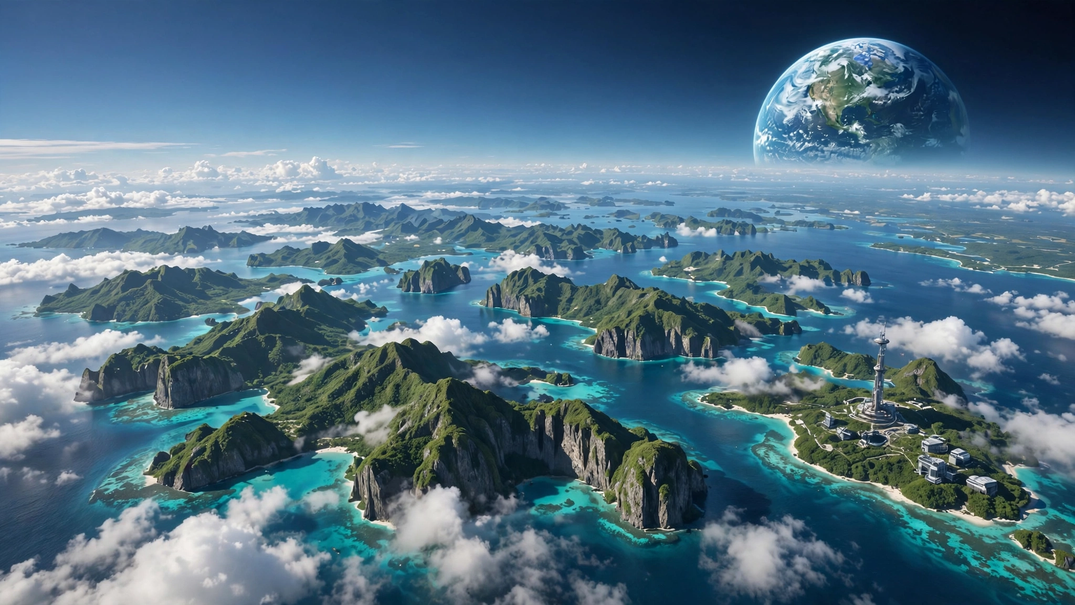
#> input picture starlance/tools/cockpit-brand/backdrop-sky.png, 1075 x 605 px, shrunk from 2048 x 1152 before the run
$ python -i texture-squeeze.py   (imports and definitions only)
#> lines starting #> are read from the running program, lines starting #| are printed output that depends on the picture
"""Shrinks a glb's textures without visible loss: each JPEG is re-encoded at a fixed high quality
(QUALITY by texture role, 4:4:4 chroma so normal and roughness channels stay independent), and each
PNG is quantised only when its SSIM stays >= MIN_SSIM, else losslessly re-packed. A texture is
replaced only when the result is smaller. Full-resolution SSIM punishes these grainy ambientCG maps
at any quality, so the report prints PSNR and SSIM at mip 1 (what a minified surface samples).

  uv run --with pillow --with numpy --with scikit-image python -I tools/texture-squeeze.py <in.glb> <out.glb>
"""

import io
import os
import subprocess
import sys
import tempfile

import numpy as np
from PIL import Image
from skimage.metrics import structural_similarity

MIN_SSIM = 0.99
QUALITY = {"normal": 92}  # every other JPEG role: 90
HERE = os.path.dirname(os.path.abspath(__file__))


def ssim(a: Image.Image, b: Image.Image) -> float:
    x, y = np.asarray(a), np.asarray(b)
    return structural_similarity(x, y, channel_axis=2 if x.ndim == 3 else None, data_range=255)


def mip1(x: np.ndarray) -> np.ndarray:
    x = x[: x.shape[0] // 2 * 2, : x.shape[1] // 2 * 2].astype(float)
    return (x[0::2, 0::2] + x[1::2, 0::2] + x[0::2, 1::2] + x[1::2, 1::2]) / 4


def jpeg(img: Image.Image, q: int) -> bytes:
    out = io.BytesIO()
    img.save(out, "JPEG", quality=q, subsampling=0, optimize=True, progressive=True)
    return out.getvalue()


def squeeze_jpeg(path: str) -> tuple[int, int, float]:
#> called with path = 'cockpit-brand/backdrop-sky.png'
    src = Image.open(path).convert("RGB")
#> src is the input picture: PIL image 1075x605 RGB; mean R, G, B 83.1, 113.5, 130.9
    q = QUALITY.get(os.path.basename(path).split("_")[0].split(".")[0], 90)
    data = jpeg(src, q)
    a, b = np.asarray(src), np.asarray(Image.open(io.BytesIO(data)).convert("RGB"))
    psnr = 10 * np.log10(255**2 / max(np.mean((a.astype(float) - b) ** 2), 1e-9))
#> psnr = 39.77
    s = structural_similarity(mip1(a), mip1(b), channel_axis=2, data_range=255)
#> in mip1, `x = x[: x.shape[0] // 2 * 2, : x.shape[1] // 2 * 2].astype(float)`:
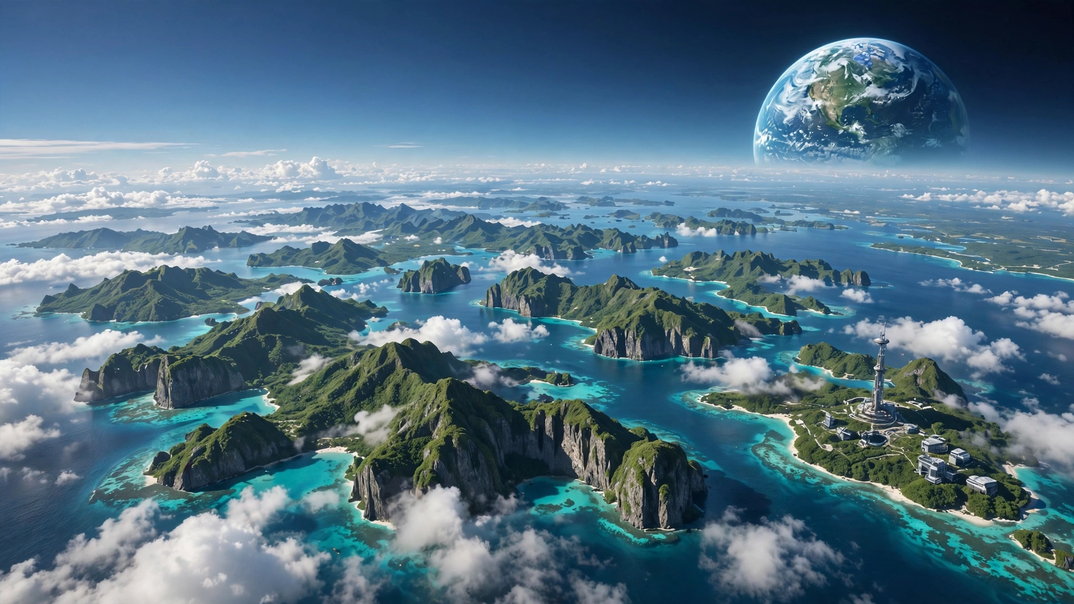
#> x: shape (604, 1074, 3) float64; mean of channels 0, 1, 2 83.2, 113.6, 131; drawn as R, G, B
#> s = 0.996
    print(f"q{q} psnr {psnr:5.1f} dB  ", end="")
#| q90 psnr  39.8 dB
    return write_if_smaller(path, (data, s))


def squeeze_png(path: str) -> tuple[int, int, float]:
    src = Image.open(path).convert("RGBA")
    q = src.quantize(256, method=Image.Quantize.FASTOCTREE).convert("RGBA")
    s = ssim(src, q)
    img = q if s >= MIN_SSIM else src
    out = io.BytesIO()
    img.save(out, "PNG", optimize=True, compress_level=9)
    return write_if_smaller(path, (out.getvalue(), s if img is q else 1.0))


def write_if_smaller(path: str, best: tuple[bytes, float] | None) -> tuple[int, int, float]:
    before = os.path.getsize(path)
    if best is None or len(best[0]) >= before:
        return before, before, 1.0
    with open(path, "wb") as f:
        f.write(best[0])
    return before, len(best[0]), best[1]


def gltf_transform(*args: str) -> None:
    subprocess.run(["pnpm", "exec", "gltf-transform", *args], cwd=os.path.dirname(HERE), check=True, capture_output=True)


def main(src: str, dst: str) -> None:
    with tempfile.TemporaryDirectory() as tmp:
        gltf_transform("copy", os.path.abspath(src), f"{tmp}/m.gltf")
        total = [0, 0]
        for name in sorted(os.listdir(tmp)):
            path = f"{tmp}/{name}"
            if name.endswith((".jpg", ".jpeg")):
                b, a, s = squeeze_jpeg(path)
            elif name.endswith(".png"):
                b, a, s = squeeze_png(path)
            else:
                continue
            total[0] += b
            total[1] += a
            print(f"{name:32s} {b:>9d} -> {a:>9d}  ssim {s:.4f}")
        gltf_transform("copy", f"{tmp}/m.gltf", os.path.abspath(dst))
        print(f"textures {total[0]} -> {total[1]}  glb {os.path.getsize(src)} -> {os.path.getsize(dst)}")


# [2 lines not run here, left out]

>>> result = squeeze_jpeg('cockpit-brand/backdrop-sky.png')
#> result = (1002974, 216637, 0.996)
